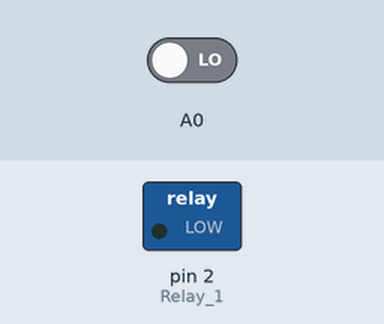
Bench run of a sketch on a simulated Arduino Uno, built with avr-gcc and run on an emulated ATmega328P. Shown: switched loads named in the sketch (green lamp = pin HIGH). The test bench sets the inputs (shaded band); at power-on: A0 LOW.

Above: at 6.8 s.
6.9 s: A0 driven HIGH
At 9.4 s:
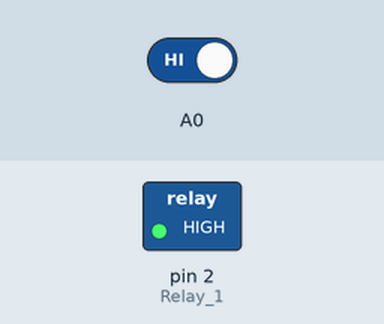
10.8 s: A0 driven LOW
At 12.0 s:
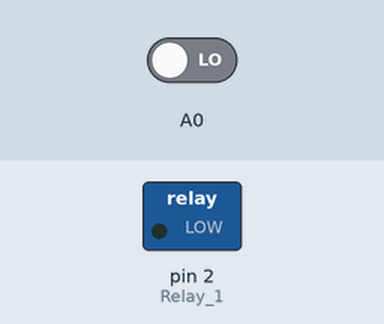
Timing chart, 0 to 13.8 s (numbered marks = the images above; inputs shaded):
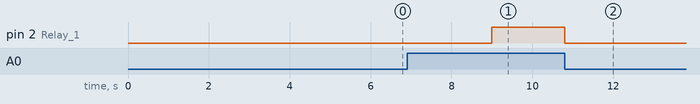

The sketch:

sketch_mar19a.ino
```cpp
/* www.ec-bot.com */
int Relay_1 = 2;

void setup() {
  Serial.begin(9600);
  pinMode(Relay_1, OUTPUT);
  digitalWrite(Relay_1, 1);
}
void loop() {
  int Sensor_1 = digitalRead(A0);
  if (Sensor_1 == 1) {
    digitalWrite(Relay_1, 1);
  }
  else if (Sensor_1 == 0) {
    digitalWrite(Relay_1 , 0);
    delay(3000);
  }
}
```

Measured:
- after the input at 6.9 s, pin 2 (Relay_1): LOW → HIGH after 2.1 s
- after the input at 10.8 s, pin 2 (Relay_1): HIGH → LOW at once
